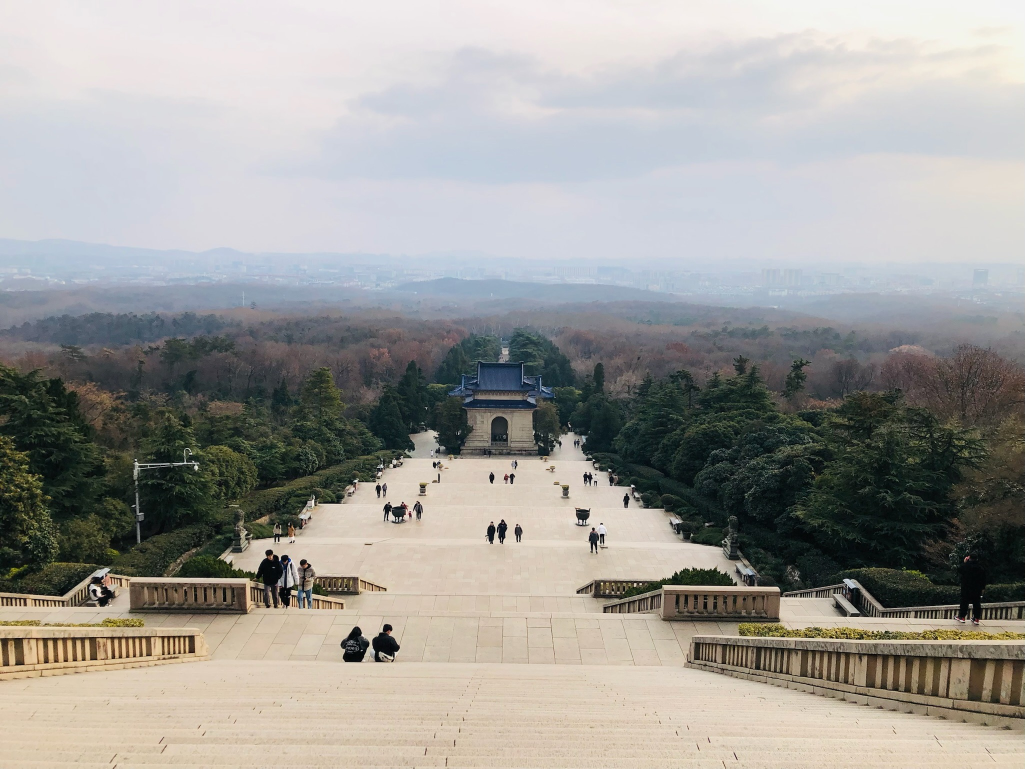
#> input picture ch3/nj.jpg, 2049 x 1537 px, given in place of cstu.jpg, which was not available (shown at 1/2 size)
$ python baseimg.py
#> lines starting #> are read from the running program, lines starting #| are printed output that depends on the picture; after the words box and inside, x2 and y2 are one past the last pixel; in counts of white or black regions, pixels touching at a corner belong together; pictures that were not available may be replaced by others from this repository, and a replacement may not be noted
import numpy as np
import cv2

img = cv2.imread('D:/Documents/ImgProcess/picture/cstu.jpg')
#> img is the input picture: shape (1537, 2049, 3); mean B, G, R 152.3, 156.6, 158.3
height, width, channels = img.shape #抓取圖片大小
#> height = 1537; width = 2049; channels = 3

#色彩空間轉換
#RGB轉換成灰階
gray = cv2.cvtColor(img, cv2.COLOR_BGR2GRAY)
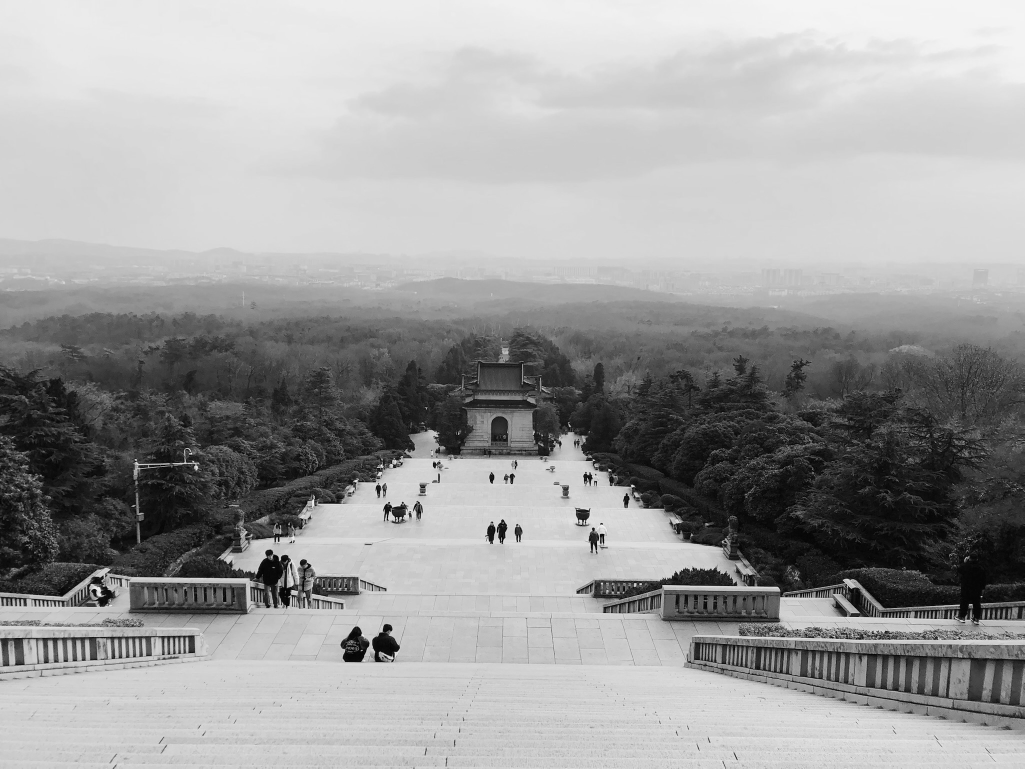
#> gray: shape (1537, 2049) (shown at 1/2 size); min 0, max 254, mean 156.6
gray_3c = cv2.merge([gray, gray, gray])

#轉換成二值圖
ret, thresh1 = cv2.threshold(gray, 127, 255, cv2.THRESH_BINARY)
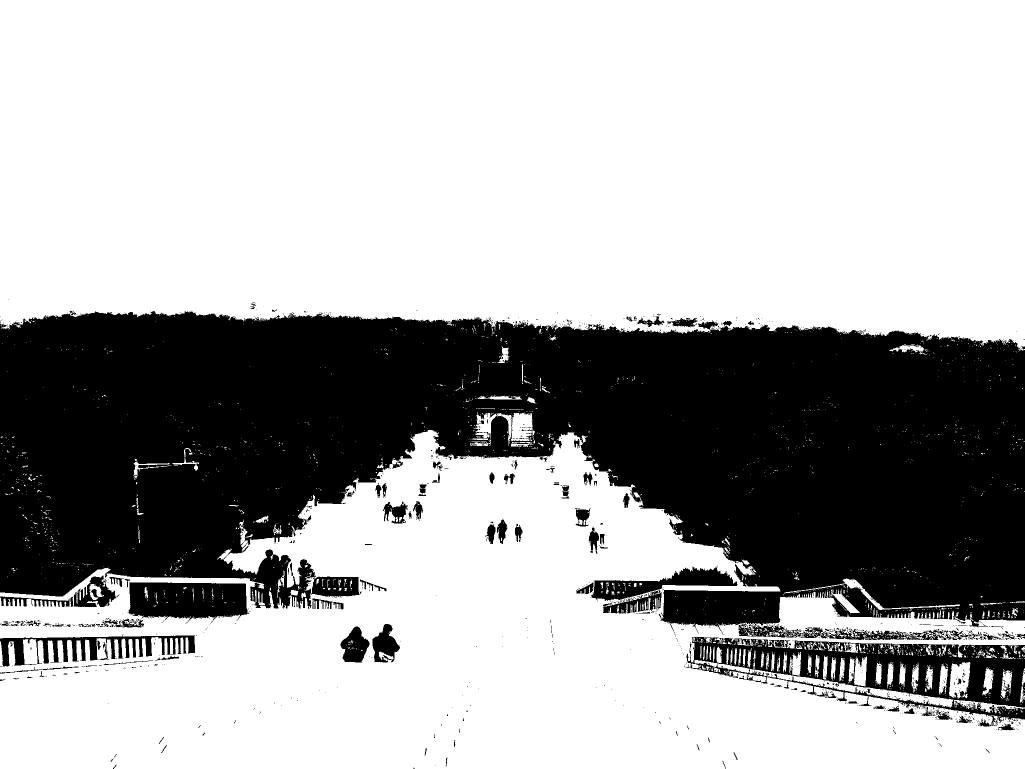
#> thresh1: shape (1537, 2049) (shown at 1/2 size); 67.5% white; 1207 black regions (1079 under 20 px), largest, box (x1, y1, x2, y2) and area: (0, 622, 2049, 1275) 913593, (1373, 1274, 2049, 1453) 45878, (257, 1165, 498, 1248) 15539
thresh1_3c = cv2.merge([thresh1, thresh1, thresh1])

#RGB轉換成HSV(色相、飽和度、明亮度)
hsv = cv2.cvtColor(img, cv2.COLOR_BGR2HSV)
#> hsv: shape (1537, 2049, 3); mean H, S, V 70, 43.1, 165.4
hsv_gray = cv2.cvtColor(hsv, cv2.COLOR_BGR2GRAY)
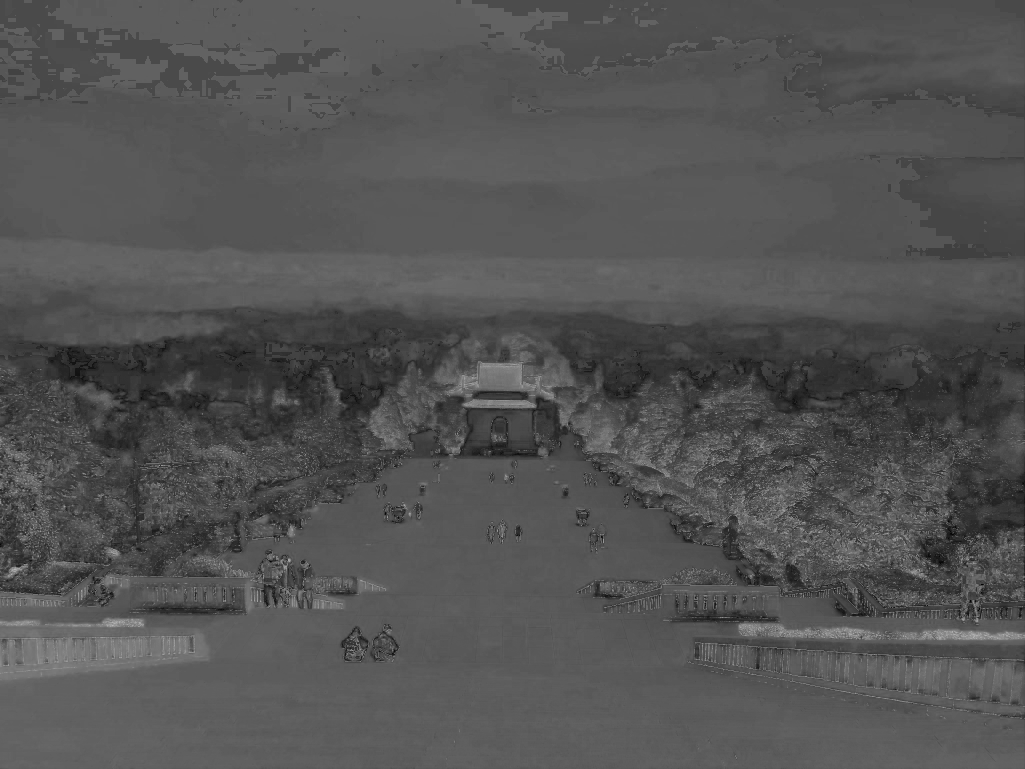
#> hsv_gray: shape (1537, 2049) (shown at 1/2 size); min 0, max 186, mean 82.7
hsv_gray_3c = cv2.merge([hsv_gray, hsv_gray, hsv_gray])

#RGB轉換成YUV(色彩和飽和度)
yuv = cv2.cvtColor(img, cv2.COLOR_BGR2YUV)
#> yuv: shape (1537, 2049, 3); mean of channels 0, 1, 2 156.6, 125.9, 129.5
yuv_gray = cv2.cvtColor(yuv, cv2.COLOR_BGR2GRAY)
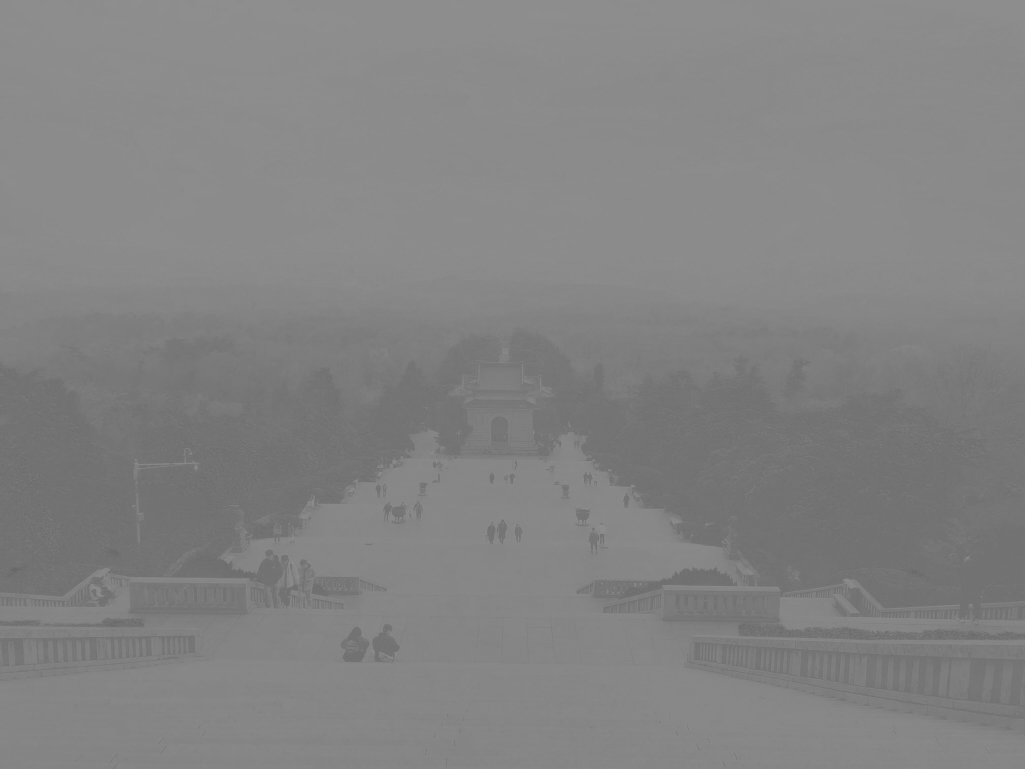
#> yuv_gray: shape (1537, 2049) (shown at 1/2 size); min 99, max 145, mean 130.4
yuv_gray_3c = cv2.merge([yuv_gray, yuv_gray, yuv_gray])

merged_img = np.hstack((img, gray_3c, thresh1_3c, hsv_gray_3c, yuv_gray_3c))
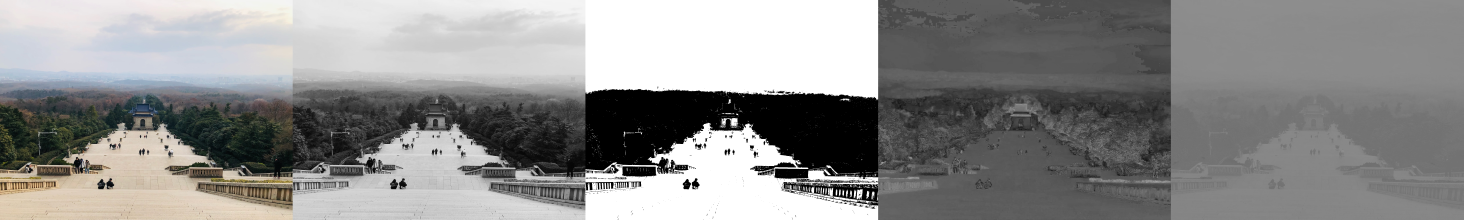
#> merged_img: shape (1537, 10245, 3) (shown at 1/7 size); mean B, G, R 138.8, 139.7, 140
#cv2.imshow('Merged Image', merged_img)
cv2.imwrite('Merged Image.jpg', merged_img)
cv2.waitKey(0)
cv2.destroyAllWindows()
